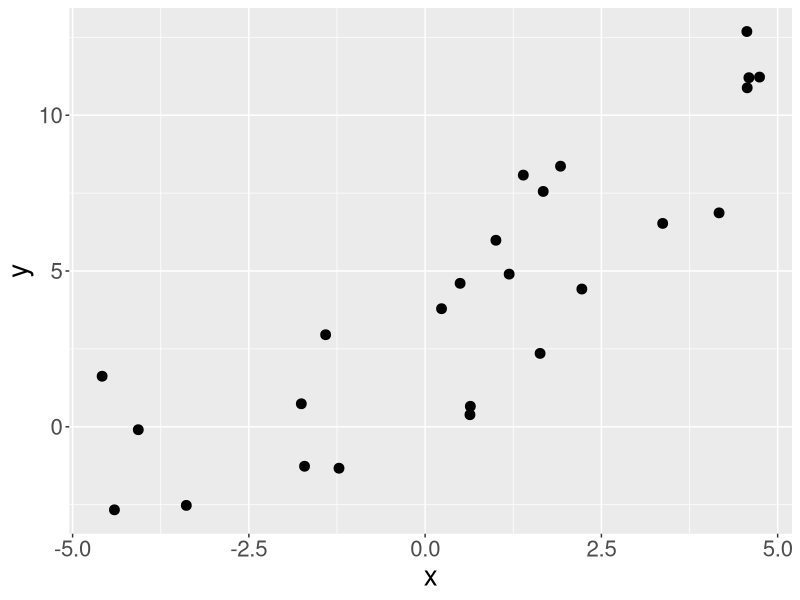
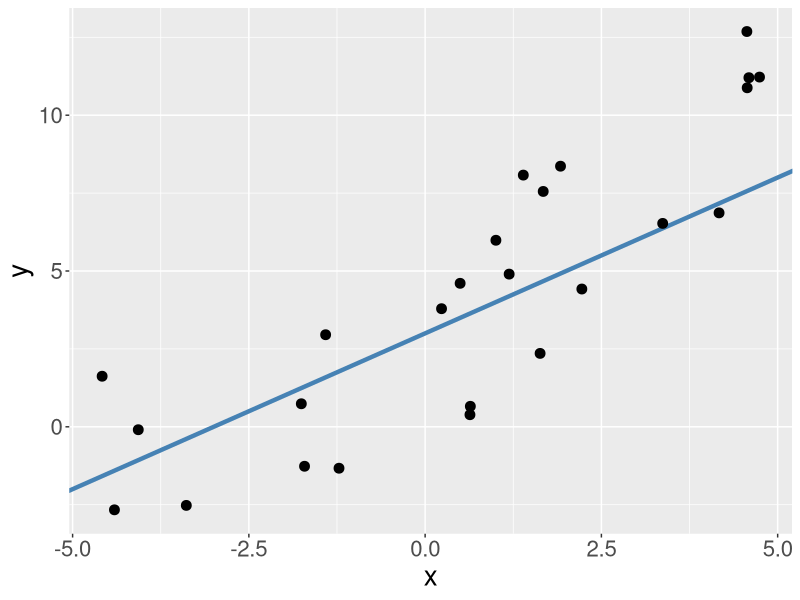
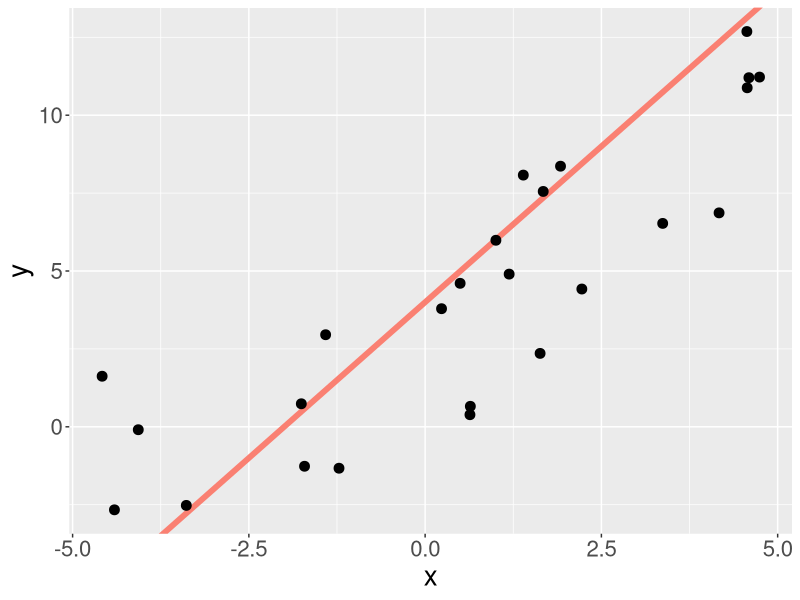
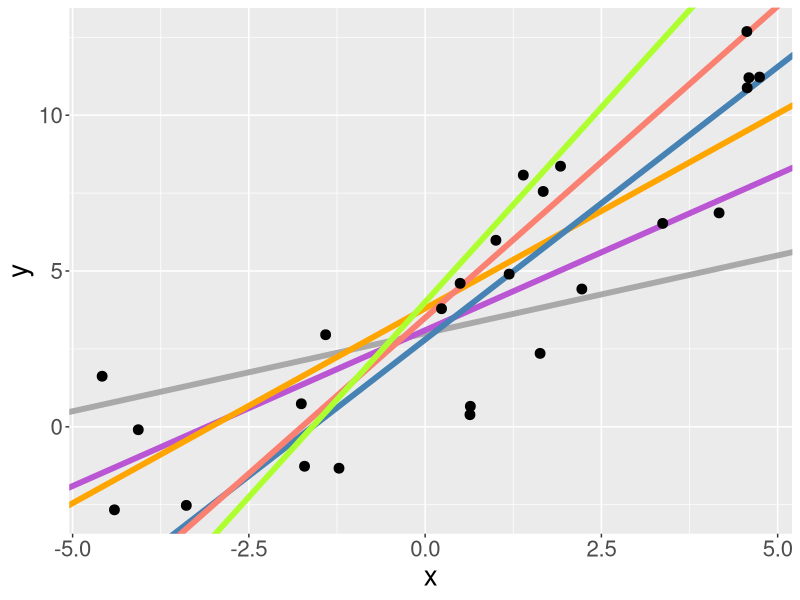
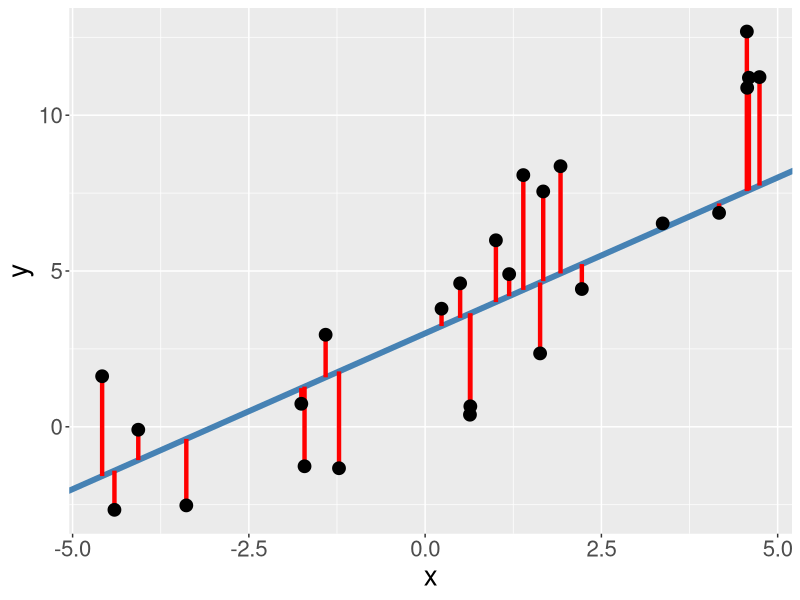
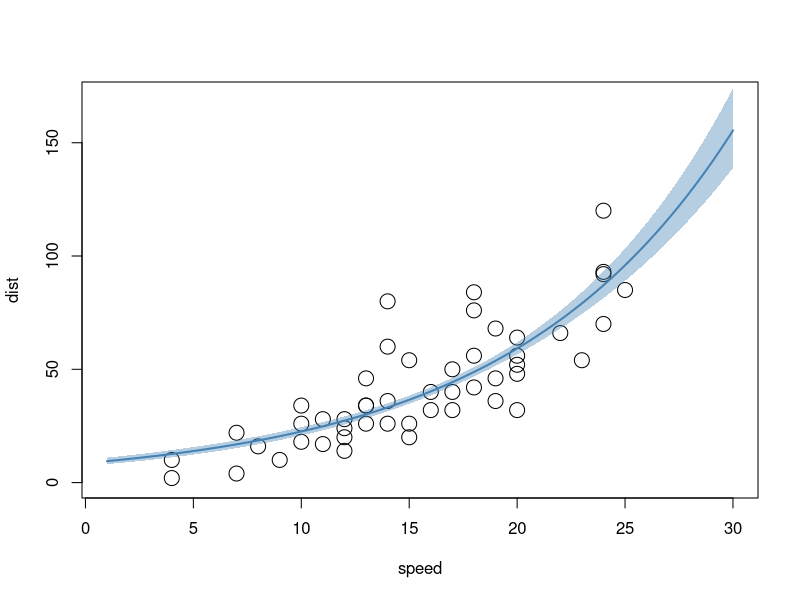
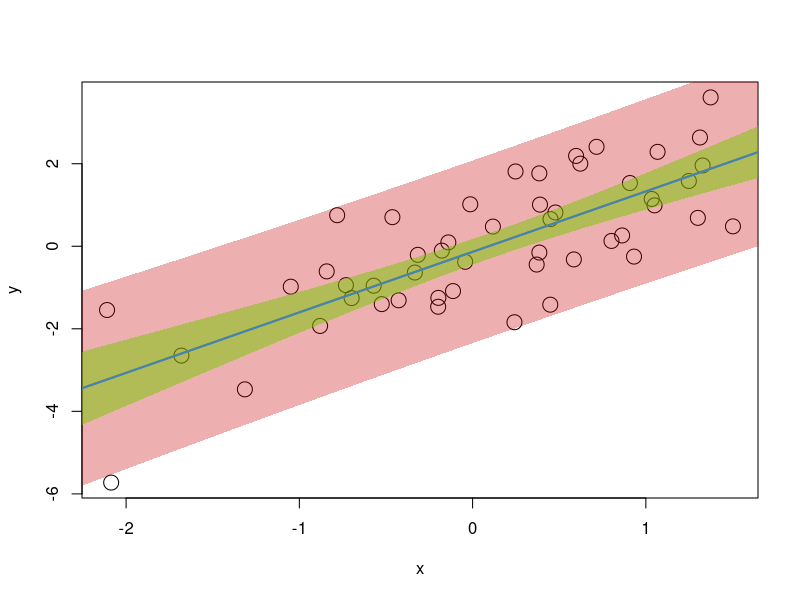
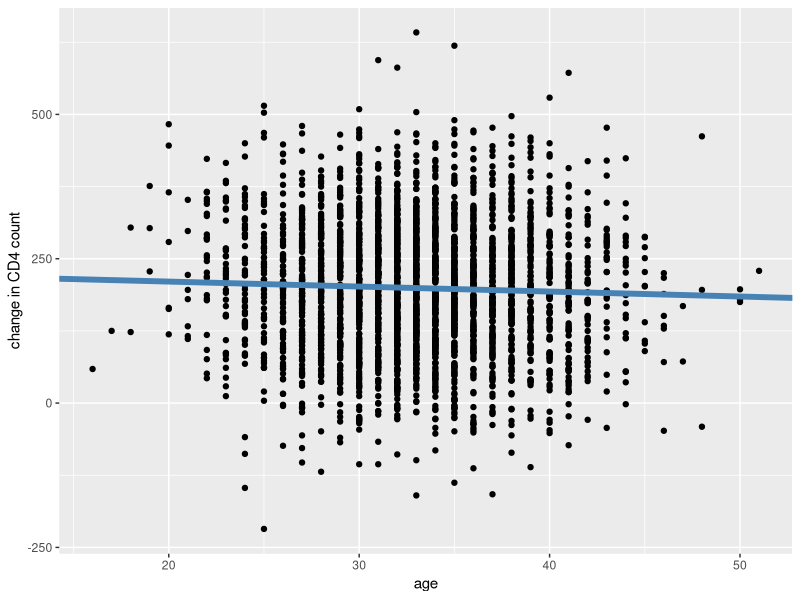

The R source for these figures, in order:
## ---- chunk 1
knitr::opts_chunk$set(echo = TRUE, fig.width=16, fig.height=9, dpi=150, highlight=T, collapse=T)

require(tidyverse)
require(knitr)
require(gridExtra)
## ---- chunk 2
Tbreg<-read.csv("btTBreg.csv")
Tbreg<-Tbreg %>% mutate(cd4change=cd42-cd41)
# TB dataset used previously

titanic<-read.csv("titanic.csv")
titanic<-titanic[,-1]
# data on survivors and casualties of the Titanic disaster
## ---- chunk 3
df<-tibble(
  x=runif(25,min=-5,max=5),
  y=1.5*x+rnorm(25,sd=2)+3.5
)

ggplot(data=df,aes(x=x,y=y)) + 
  geom_point(size=3) +
  theme(text = element_text(size=20)) 
## ---- chunk 4
ggplot(data=df,aes(x=x,y=y)) + 
  geom_abline(intercept=3,slope=1,colour="steelblue",lwd=1.5) +
  geom_point(size=3) +
  theme(text = element_text(size=20)) 
## ---- chunk 5
ggplot(data=df,aes(x=x,y=y)) + 
  geom_abline(intercept=4,slope=2,colour="salmon",lwd=2) +
  geom_point(size=3) +
  theme(text = element_text(size=20)) 
## ---- chunk 6
ggplot(data=df,aes(x=x,y=y)) + 
  geom_abline(intercept=3,slope=0.5,colour="darkgrey",lwd=2) +
  geom_abline(intercept=3.1,slope=1,colour="mediumorchid",lwd=2) +
  geom_abline(intercept=3.8,slope=1.25,colour="orange",lwd=2) +
  geom_abline(intercept=2.8,slope=1.75,colour="steelblue",lwd=2) +
  geom_abline(intercept=3.5,slope=2,colour="salmon",lwd=2) +
  geom_abline(intercept=4,slope=2.5,colour="greenyellow",lwd=2) +
  geom_point(size=3) +
  theme(text = element_text(size=20)) 
## ---- chunk 7
ggplot(data=df,aes(x=x,y=y)) + 
  geom_abline(intercept=3,slope=1,colour="steelblue",lwd=2) +
  geom_segment(aes(x=x,xend=x,y=y,yend=x+3),colour="red",lwd=1.5) +
  geom_point(size=4) +
  theme(text = element_text(size=20)) 
## ---- chunk 8
sumSquares<-function(beta,dat=df){
  return(
    sum( (dat$y - (beta[1]+beta[2]*dat$x))^2 )
  )
}
## ---- chunk 9
sumSquares(c(0,0))
sumSquares(c(0,1))
sumSquares(c(2,1))
sumSquares(c(3,1.5))
## ---- chunk 10
betaHat<-optim(fn=sumSquares,par=c(0,0))
print(betaHat$par)
print(betaHat$value)
## ---- chunk 11
mod<-lm(y~x,data=df)

print(mod)
## ---- chunk 12
modAlt<-glm(y~x,data=df,family=gaussian("identity"))

summary(modAlt)
## ---- chunk 13
modPois<-glm(dist~speed,data=cars,family=poisson)
newX<-data.frame(speed=seq(1,30,length=500))
pred<-predict(modPois,type="link",newdata=newX, se.fit=T)
predFit<-exp(pred$fit)
predLow<-exp(pred$fit-qnorm(0.975)*pred$se.fit)
predHigh<-exp(pred$fit+qnorm(0.975)*pred$se.fit)

plot(dist~speed,data=cars,cex=2,xlim=c(1,30),ylim=c(0,170))
lines(newX$speed,predFit,lwd=2,col="steelblue")
polygon(x=c(newX$speed,newX$speed[nrow(newX):1]),y=c(predLow,predHigh[nrow(newX):1]),col=rgb(70,130,180,alpha=100,maxColorValue=255),border=NA)
## ---- chunk 14
set.seed(20190718)
x<-rnorm(50)
y<-1.5*x+rnorm(50)
df<-data.frame(x=x,y=y)
mod<-lm(y~x,data=df)
xx<-seq(-3,3,length=500)
predMean<-as.data.frame(predict(mod,newdata=data.frame(x=xx),interval="confidence"))
predNew<-as.data.frame(predict(mod,newdata=data.frame(x=xx),interval="prediction"))
## ---- chunk 15
plot(y~x,data=df,cex=2)
lines(c(-3,3),coef(mod)[1]+coef(mod)[2]*c(-3,3),lwd=2,col="steelblue")
polygon(c(xx,xx[length(xx):1]),c(predNew$lwr,predNew$upr[length(xx):1]),border=NA,col=rgb(200,0,0,alpha=80,maxColorValue=255))
polygon(c(xx,xx[length(xx):1]),c(predMean$lwr,predMean$upr[length(xx):1]),border=NA,col=rgb(120,200,0,alpha=130,maxColorValue=255))
lines(c(-3,3),coef(mod)[1]+coef(mod)[2]*c(-3,3),lwd=2,col="steelblue")
## ---- chunk 16
# ungrouped
modHIV<-glm(as.factor(hiv)~cd41+as.factor(sex),data=Tbreg,family=binomial)
 # family=binomial("logit") also works
#summary(mod4)

round(digits=2,cbind(
  exp(coef(modHIV)),
  exp(confint(modHIV))
))
## ---- chunk 17
# grouped
modTitanic<-glm(cbind(survivors, dead) ~ class + age + sex + class*sex,
                data = titanic,
                family = binomial("logit"))

round(digits=2,cbind(
  exp(coef(modTitanic)),
  exp(confint(modTitanic))
))
## ---- chunk 18
# empirical survival probabilities
titanic$empSurvP<-round(digits=4,titanic$survivors/(titanic$survivors+titanic$dead))

# model survival probabilities
linearPredictor<-predict(modTitanic,type="link")
titanic$modSurvP<-round(digits=2,exp(linearPredictor)/(1+exp(linearPredictor)))
## ---- chunk 19
print(titanic)
## ---- chunk 20
library(pscl) # install.packages("pscl")
data(prussian) # data on deaths from horse kicks in the Prussian army (famous example of a Poisson process)

modPrus<-glm(y~year+as.factor(corp),data=prussian,family=poisson)
  # family=poisson(link="log") also works
## ---- chunk 21
modCD4<-glm(cd4change~age,data=Tbreg)
## ---- chunk 22
  ggplot(data=Tbreg,mapping=aes(x=age,y=cd4change)) +
    geom_point() +
    geom_abline(intercept=coef(modCD4)[1],
                slope=coef(modCD4)[2],
                col="steelblue",
                lwd=2) +
    xlab("age") +
    ylab("change in CD4 count")
## ---- chunk 23
ggplot(data=Tbreg,mapping=aes(x=age,y=cd4change)) +
  geom_point()+
  geom_smooth(method="lm")
## ---- chunk 24
rmodCD4<-residuals(modCD4)
theoQ<-qnorm(order(order(rmodCD4))/length(rmodCD4)) # calculates theorectical normal quantiles
plot(theoQ,rmodCD4,
     xlab="theoretical normal quantiles",
     ylab="sample quantiles",
     main="QQ plot")
qqline(rmodCD4) # just adds the line
## ---- chunk 25
qqnorm(rmodCD4,
     xlab="theoretical normal quantiles",
     ylab="sample quantiles",
     main="QQ plot")
qqline(rmodCD4)
## ---- chunk 26
plot(predict(modCD4,data=Tbreg),residuals(modCD4),
     xlab="fitted values",
     ylab="residuals")
## ---- chunk 27
plot(modCD4)
## ---- chunk 28
plot(hatvalues(modCD4),cex=2)
## ---- chunk 29
plot(cooks.distance(modCD4),cex=2)
## ---- chunk 30
library(car)
influencePlot(modCD4)
## ---- chunk 31
modCD4Int<-glm(cd41~age+as.factor(sex)+age:as.factor(sex),data=Tbreg)
  # equivalently: modCD4Int<-glm(cd41~age*as.factor(sex),data=Tbreg)
